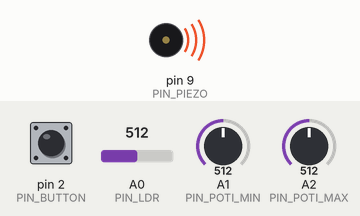
Bench run of a sketch on a simulated Arduino Uno, built with avr-gcc and run on an emulated ATmega328P. Shown: buzzer (waves = sounding). The inputs (shaded band) are chosen by the test bench; at power-on: pin 2 (PIN_BUTTON) HIGH, A0 (PIN_LDR) = 512, A1 (PIN_POTI_MIN) = 512, A2 (PIN_POTI_MAX) = 512.

Above: at 0.1 s.
At 6.2 s:
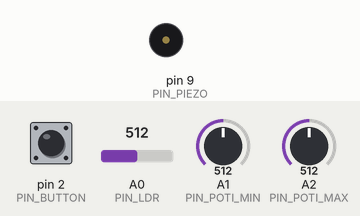
6.3 s: pin 2 (PIN_BUTTON) pulled LOW for 3.2 s
At 10.2 s:
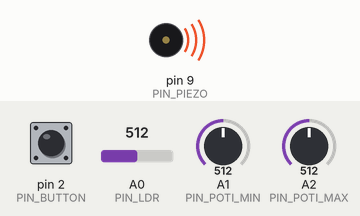
Timing chart, 0 to 11.7 s (numbered marks = the images above; inputs shaded):
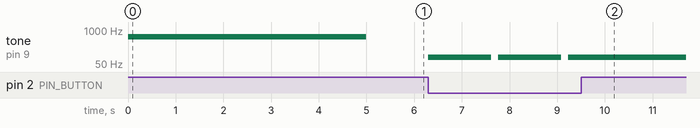

The sketch:

WavyPrototype.ino
```cpp
/*
  Wavy Initial Prototype Code
  Student Name & ID: Ivy Sun 3183268
  Course Code & Titlel: DIGF-2015-001 Atelier II: Collaboration
  Instructor: Dr. Adam Tindale
  OCAD University
  Modified by Ivy Sun in Mar. - Apr. 2022
  Based on:
  Arduino Tutorials/References/Resources/Built-In Examples:

  Sample Code file "p06_LightTheremin" from Arduino Examples Library

  Sample Code file "Calibration" by David A Mellis, Tom Igoe and Zachary J. Fields from Arduino Built-In Examples Library
  https://www.arduino.cc/en/Tutorial/BuiltInExamples/Calibration

  https://www.arduino.cc/reference/en/language/functions/math/constrain/
  https://www.arduino.cc/en/Reference/Map
  https://www.arduino.cc/en/Reference/Millis
  https://www.arduino.cc/en/Reference/While
*/

#define PIN_PIEZO    9
#define PIN_BUTTON   2
#define PIN_LED      0
#define PIN_LDR      A0
#define PIN_POTI_MIN A1
#define PIN_POTI_MAX A2

// calibrate for the first five seconds after program runs
#define CALIBRATION_DURATION 5 // in seconds

// Pitch definitions in Hz
// These defines set the range of sound pitch frequencies when mapping to the sensor value
#define PITCH_MIN_LOWER 5
#define PITCH_MIN_UPPER 170
#define PITCH_MAX_LOWER 20
#define PITCH_MAX_UPPER 1000

// variable to hold sensor value
// variable to calibrate low value
// variable to calibrate high value
int sensorValue = 0, sensorMin = 700, sensorMax = 0;
int pitchMin = PITCH_MIN_LOWER, pitchMax = PITCH_MAX_LOWER;
unsigned long lastPressedButton = 0;
byte buttonState = 0;

void setup()
{
  Serial.begin(9600);
  pinMode(PIN_PIEZO, OUTPUT);
  pinMode(PIN_LED, OUTPUT);
  pinMode(PIN_BUTTON, INPUT_PULLUP);
  pinMode(PIN_POTI_MIN, INPUT);
  pinMode(PIN_POTI_MAX, INPUT);

  tone(PIN_PIEZO, 550);
  while (millis() < (CALIBRATION_DURATION * 1000)) {
    // read the input from PIN_LDR and store it in a variable
    sensorValue = analogRead(PIN_LDR);
    sensorMax = max(sensorValue, sensorMax);
    sensorMin = min(sensorValue, sensorMin);
  }
  noTone(PIN_PIEZO);
}

void loop()
{
  if ((millis() - lastPressedButton > 150) && digitalRead(PIN_BUTTON) == LOW) {
    lastPressedButton = millis();
    buttonState++;
    buttonState %= 7;
    // six modes of preset tempo in total
    // pressed time should at least an interval of 0.15 seconds
  }

  // map the sensor values to a wide range of pitches
  pitchMin = PITCH_MIN_LOWER + map(analogRead(PIN_POTI_MIN), 0, 1023, 0, PITCH_MIN_UPPER);
  pitchMin = constrain(pitchMin, PITCH_MIN_LOWER, PITCH_MIN_UPPER);
  pitchMax = PITCH_MAX_LOWER + map(analogRead(PIN_POTI_MAX), 0, 1023, 0, PITCH_MAX_UPPER);
  pitchMax = constrain(pitchMax, PITCH_MAX_LOWER, PITCH_MAX_UPPER);

  if (buttonState > 0) {
    digitalWrite(PIN_LED, HIGH);

    // read the input from PIN_LDR and store it in a variable
    sensorValue = analogRead(PIN_LDR);

    // apply the calibration to the sensor reading
    // map the sensor value to pitch
    sensorValue = map(sensorValue, sensorMin, sensorMax, pitchMin, pitchMax);

    // in case the sensor value is outside the range seen during calibration
    sensorValue = constrain(sensorValue, pitchMin, pitchMax);

    tone(PIN_PIEZO, sensorValue);

    if (buttonState == 2) {
      delay(160);
    } else if (buttonState == 3) {
      delay(50);
    }
    else if (buttonState == 4) {
      delay(250);
    }
    else if (buttonState == 5) {
      delay(400);
    }
    else if (buttonState == 6) {
      delay(100);
    }
  } else {
    noTone(PIN_PIEZO);
    digitalWrite(PIN_LED, LOW);
  }
}
```

Measured:
- after the input at 6.3 s, tone on pin 9 (PIN_PIEZO): alternates 90 Hz for 1.3 s and silent for 0.15 s, 5 changes in all, then stays 90 Hz, starting at once
